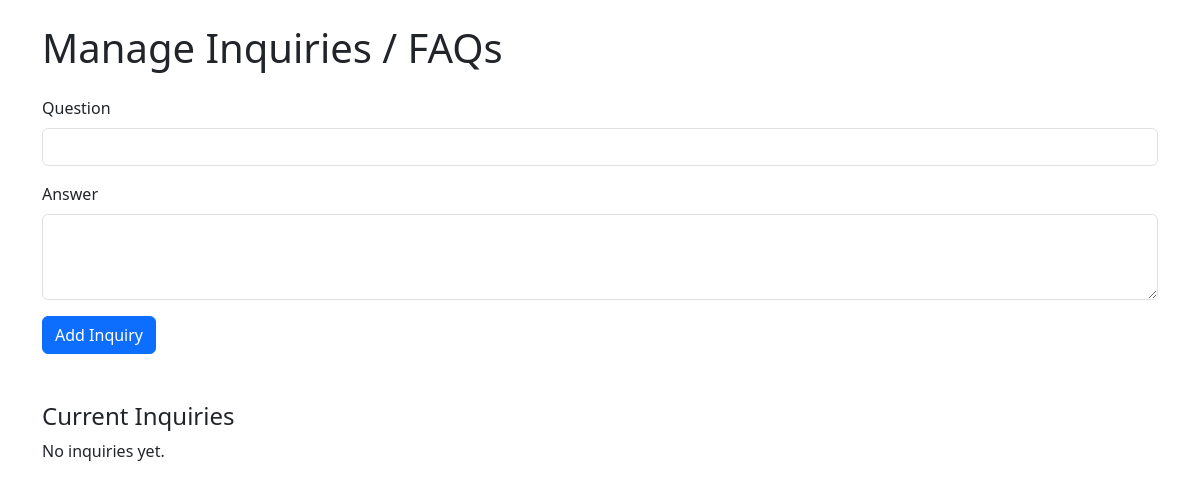
Page /inquiries/ on the earlier database version.
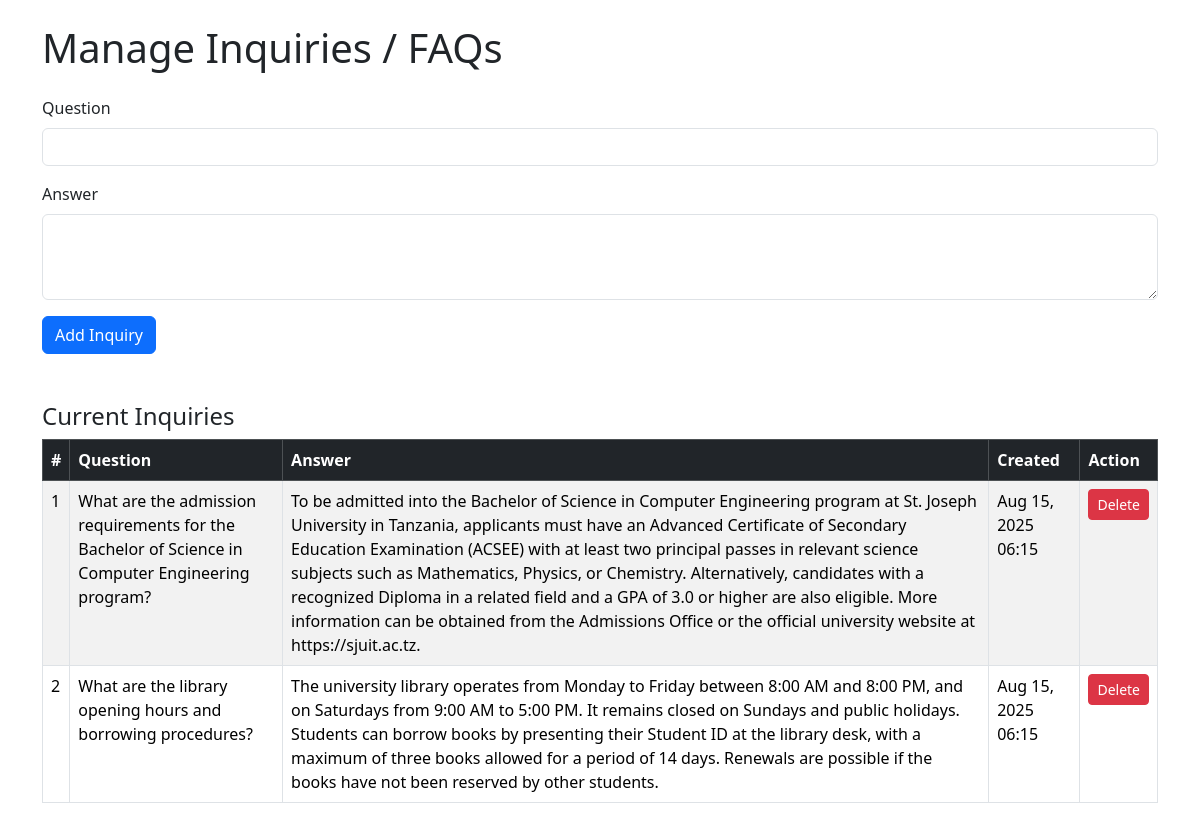
Same page on the later database version.
### apps/pages/models.py (models this page shows)
class Inquiry(models.Model):
    question = models.CharField(max_length=255)
    answer = models.TextField()
    created_at = models.DateTimeField(auto_now_add=True)

### apps/pages/super_admin.py (the view, shortened to what this page needs)
# urls.py: path('inquiries/', super_admin.inquiries_page, name='inquiries_page'),
def inquiries_page(request):
    inquiries = Inquiry.objects.all()
    return render(request, 'super_admin/inquiries.html', {'inquiries': inquiries})

### templates/super_admin/inquiries.html (shortened to what this page needs)
<!DOCTYPE html>
{% load static %}
<html lang="en">
<head>
    <link href="https://cdn.jsdelivr.net/npm/bootstrap@5.3.2/dist/css/bootstrap.min.css" rel="stylesheet" />
</head>
<body class="container py-4">
    <h1 class="mb-4">Manage Inquiries / FAQs</h1>
    <form method="post" action="{% url 'inquiries_page' %}" class="mb-5">
        <div class="mb-3">
            <label for="question" class="form-label">Question</label>
            <input type="text" name="question" id="question" class="form-control" required>
        </div>
        <div class="mb-3">
            <label for="answer" class="form-label">Answer</label>
            <textarea name="answer" id="answer" class="form-control" rows="3" required></textarea>
        </div>
        <button type="submit" class="btn btn-primary">Add Inquiry</button>
    </form>
    <h4>Current Inquiries</h4>
    {% if inquiries %}
    <table class="table table-bordered table-striped">
        <thead class="table-dark">
            <tr>
                <th>#</th>
                <th>Question</th>
                <th>Answer</th>
                <th>Created</th>
                <th>Action</th>
            </tr>
        </thead>
        <tbody>
            {% for inquiry in inquiries %}
            <tr>
                <td>{{ forloop.counter }}</td>
                <td>{{ inquiry.question }}</td>
                <td>{{ inquiry.answer }}</td>
                <td>{{ inquiry.created_at|date:"M d, Y H:i" }}</td>
                <td>
                    <a href="{% url 'delete_inquiry' inquiry.id %}" class="btn btn-danger btn-sm"
                        onclick="return confirm('Are you sure you want to delete this inquiry?');">
                        Delete
                    </a>
                </td>
            </tr>
            {% endfor %}
        </tbody>
    </table>
    {% else %}
    <p>No inquiries yet.</p>
    {% endif %}
</body>
</html>

Differences in the rows shown:
added Inquiry: question "What are the admission requirements for the Bachelor of Science in Computer Engineering program?", answer "To be admitted into the Bachelor of Science in Computer Engineering program at St. Joseph University in Tanzania, applicants must have an Advanced Certificate of Secondary Education Examination (ACSEE) with at least two principal passes in relevant science subjects such as Mathematics, Physics, or Chemistry. Alternatively, candidates with a recognized Diploma in a related field and a GPA of 3.0 or higher are also eligible. More information can be obtained from the Admissions Office or the official university website at https://sjuit.ac.tz.", created_at "Aug 15, 2025 06:15"
added Inquiry: question "What are the library opening hours and borrowing procedures?", answer "The university library operates from Monday to Friday between 8:00 AM and 8:00 PM, and on Saturdays from 9:00 AM to 5:00 PM. It remains closed on Sundays and public holidays. Students can borrow books by presenting their Student ID at the library desk, with a maximum of three books allowed for a period of 14 days. Renewals are possible if the books have not been reserved by other students.", created_at "Aug 15, 2025 06:15"
Other differences:
text no longer shown: "No inquiries yet."
text now shown: "# Question Answer Created Action"
